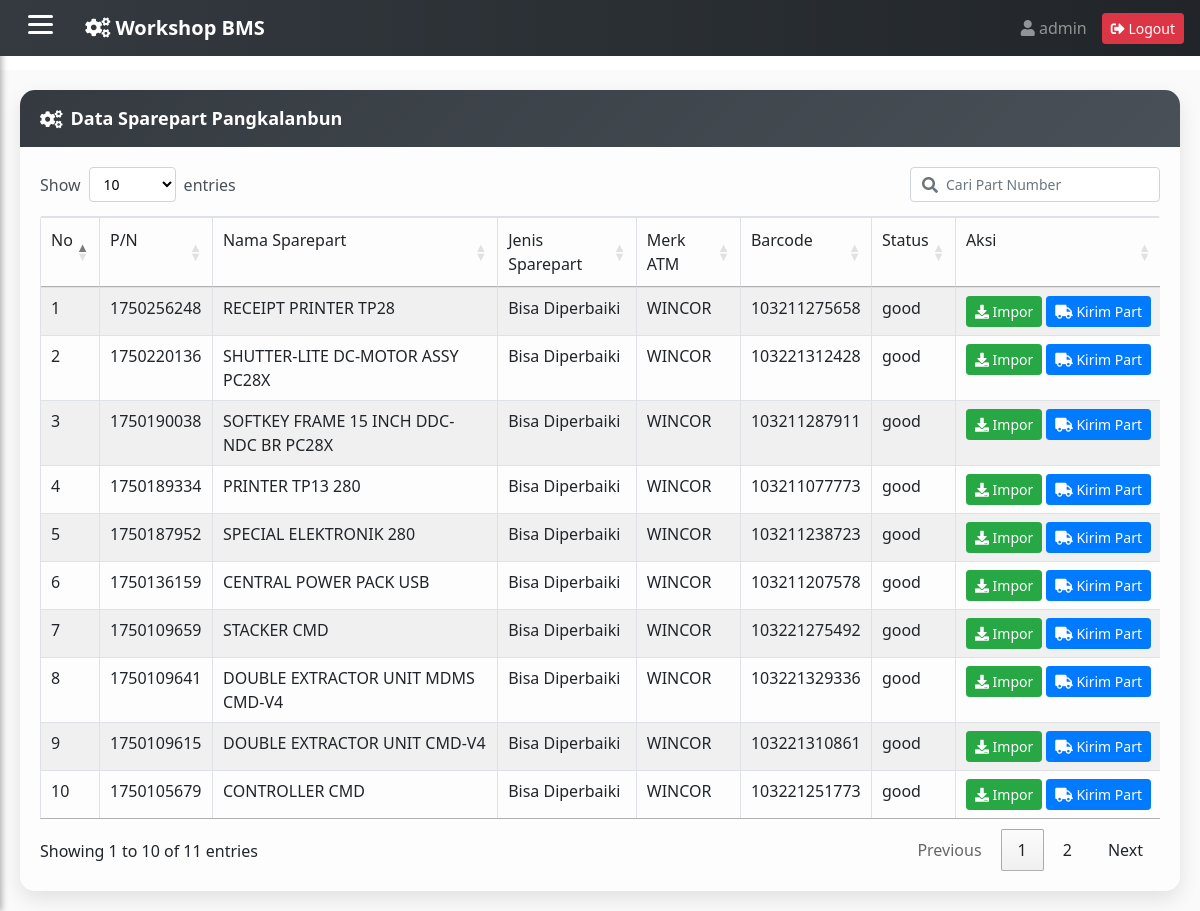
The page /teknisi/teknisi_pkb.php (signed in) on the database its author committed.
### tables this page shows
CREATE TABLE `sp_pkb` (
  `part_number` varchar(50) NOT NULL,
  `nama_sparepart` varchar(100) NOT NULL,
  `jenis_sparepart` varchar(50) NOT NULL,
  `atm` varchar(50) NOT NULL,
  `barcode` varchar(50) NOT NULL,
  `status` varchar(50) NOT NULL
);

### function_all/function_spPKB.php (called while the page is built, shortened)
<?php
require_once('../Connections/koneksi.php');
$maxRows_Recordset1 = 1000;
$pageNum_Recordset1 = 0;
$startRow_Recordset1 = $pageNum_Recordset1 * $maxRows_Recordset1;
$query_Recordset1 = "SELECT * FROM sp_pkb ORDER BY part_number DESC";
$query_limit_Recordset1 = sprintf("%s LIMIT %d, %d", $query_Recordset1, $startRow_Recordset1, $maxRows_Recordset1);
$Recordset1 = mysqli_query($koneksi, $query_limit_Recordset1);
$row_Recordset1 = mysqli_fetch_assoc($Recordset1);
if (isset($_GET['totalRows_Recordset1'])) {
  $totalRows_Recordset1 = $_GET['totalRows_Recordset1'];
} else {
  $all_Recordset1 = mysqli_query($koneksi, $query_Recordset1);
  $totalRows_Recordset1 = mysqli_num_rows($all_Recordset1);
}
?>

### teknisi/teknisi_pkb.php (the view, shortened to what this page needs)
<?php
include '../function_all/function_spPKB.php';
?>
<!DOCTYPE html PUBLIC "-//W3C//DTD XHTML 1.0 Transitional//EN" "http://www.w3.org/TR/xhtml1/DTD/xhtml1-transitional.dtd">
<html xmlns="http://www.w3.org/1999/xhtml">
<head>
<link rel="stylesheet" href="https://cdn.datatables.net/1.13.6/css/jquery.dataTables.min.css">
</head>
<body>
<div class="card stylish-card animate-card">
  <div class="card-header stylish-header">
    <i class="fas fa-cogs mr-2"></i> Data Sparepart Pangkalanbun
  </div>
  <div class="card-body stylish-body">
      <div class="toolbar-search-only"></div>
    	<div class="table-responsive-custom">
 	   		<table id="example" class="table table-striped table-bordered">
    	  		<thead>
                    <tr>
                      <td>No</td>
                      <td>P/N</td>
                      <td>Nama Sparepart</td>
                      <td>Jenis Sparepart</td>
                      <td>Merk ATM</td>
                      <td>Barcode</td>
                      <td>Status</td>
                      <td>Aksi</td>
                    </tr>
                  </thead>
                  <tbody>
                      <?php if ($totalRows_Recordset1 > 0): ?>
                        <?php $no = $startRow_Recordset1 + 1; ?>
                        <?php do { ?>
                          <tr>
                            <td><?php echo $no++; ?></td>
                            <td><?php echo htmlspecialchars($row_Recordset1['part_number']); ?></td>
                            <td><?php echo htmlspecialchars($row_Recordset1['nama_sparepart']); ?></td>
                            <td><?php echo htmlspecialchars($row_Recordset1['jenis_sparepart']); ?></td>
                            <td><?php echo htmlspecialchars($row_Recordset1['atm']); ?></td>
                            <td><?php echo htmlspecialchars($row_Recordset1['barcode']); ?></td>
                            <td><?php echo htmlspecialchars($row_Recordset1['status']); ?></td>
                            <td>
                              <div class="aksi-buttons">
                                <a href="pemakaian_teknisi.php?part_number=<?php echo urlencode($row_Recordset1['part_number']); ?>
                                            &nama_sparepart=<?php echo urlencode($row_Recordset1['nama_sparepart']); ?>
                                            &jenis_sparepart=<?php echo urlencode($row_Recordset1['jenis_sparepart']); ?>
                                            &atm=<?php echo urlencode($row_Recordset1['atm']); ?>
                                            &barcode=<?php echo urlencode($row_Recordset1['barcode']); ?>
                                            &delete=1&from=sp_pkb"
                                            class="btn btn-success btn-sm btn-animate">
                                            <i class="fas fa-download"></i> Impor
                                </a>
                                <a href="kirim_teknisi.php?part_number=<?php echo urlencode($row_Recordset1['part_number']); ?>
                                            &nama_sparepart=<?php echo urlencode($row_Recordset1['nama_sparepart']); ?>
                                            &barcode=<?php echo urlencode($row_Recordset1['barcode']); ?>
                                            &delete=1&from=sp_pkb"
                                            class="btn btn-primary btn-sm btn-animate">
                                            <i class="fas fa-truck"></i> Kirim Part
                            	</a>
              			</div>
            		</td>
          		</tr>
        <?php } while ($row_Recordset1 = mysqli_fetch_assoc($Recordset1)); ?>
      <?php else: ?>
        <tr><td colspan="8" class="text-center">Tidak ada data sparepart.</td></tr>
      <?php endif; ?>
      </tbody>
    </table>
  </div>
 </div>
</div>
<?php
include '../template1.php';
?>
</body>
</html>

### teknisi/teknisi_pkb.php (style rules this page uses)
td:last-child { white-space: nowrap; }
.aksi-buttons { display: flex; gap: 4px; justify-content: center; align-items: center; flex-wrap: nowrap; }
.aksi-buttons .btn { min-width: 70px; }

### rows shown on the page
sp_pkb: part_number "1750256248", nama_sparepart "RECEIPT PRINTER TP28", jenis_sparepart "Bisa Diperbaiki", atm "WINCOR", barcode "103211275658", status "good"
sp_pkb: part_number "1750220136", nama_sparepart "SHUTTER-LITE DC-MOTOR ASSY PC28X", jenis_sparepart "Bisa Diperbaiki", atm "WINCOR", barcode "103221312428", status "good"
sp_pkb: part_number "1750190038", nama_sparepart "SOFTKEY FRAME 15 INCH DDC-NDC BR PC28X", jenis_sparepart "Bisa Diperbaiki", atm "WINCOR", barcode "103211287911", status "good"
sp_pkb: part_number "1750189334", nama_sparepart "PRINTER TP13 280", jenis_sparepart "Bisa Diperbaiki", atm "WINCOR", barcode "103211077773", status "good"
sp_pkb: part_number "1750187952", nama_sparepart "SPECIAL ELEKTRONIK 280", jenis_sparepart "Bisa Diperbaiki", atm "WINCOR", barcode "103211238723", status "good"
sp_pkb: part_number "1750136159", nama_sparepart "CENTRAL POWER PACK USB", jenis_sparepart "Bisa Diperbaiki", atm "WINCOR", barcode "103211207578", status "good"
sp_pkb: part_number "1750109659", nama_sparepart "STACKER CMD", jenis_sparepart "Bisa Diperbaiki", atm "WINCOR", barcode "103221275492", status "good"
sp_pkb: part_number "1750109641", nama_sparepart "DOUBLE EXTRACTOR UNIT MDMS CMD-V4", jenis_sparepart "Bisa Diperbaiki", atm "WINCOR", barcode "103221329336", status "good"
sp_pkb: part_number "1750109615", nama_sparepart "DOUBLE EXTRACTOR UNIT CMD-V4", jenis_sparepart "Bisa Diperbaiki", atm "WINCOR", barcode "103221310861", status "good"
sp_pkb: part_number "1750105679", nama_sparepart "CONTROLLER CMD", jenis_sparepart "Bisa Diperbaiki", atm "WINCOR", barcode "103221251773", status "good"

### other values the page prints
$username "admin"
